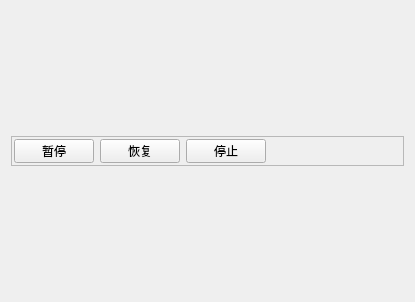
<?xml version="1.0" encoding="UTF-8"?>
<ui version="4.0">
 <class>PlayBackDlgClass</class>
 <widget class="QWidget" name="PlayBackDlgClass">
  <property name="geometry">
   <rect>
    <x>0</x>
    <y>0</y>
    <width>415</width>
    <height>302</height>
   </rect>
  </property>
  <property name="windowTitle">
   <string>PlayBackDlg</string>
  </property>
  <layout class="QVBoxLayout" name="verticalLayout">
   <item>
    <layout class="QHBoxLayout" name="horizontalLayout"/>
   </item>
   <item>
    <widget class="QFrame" name="frame_2">
     <property name="minimumSize">
      <size>
       <width>0</width>
       <height>30</height>
      </size>
     </property>
     <property name="maximumSize">
      <size>
       <width>16777215</width>
       <height>30</height>
      </size>
     </property>
     <property name="frameShape">
      <enum>QFrame::StyledPanel</enum>
     </property>
     <property name="frameShadow">
      <enum>QFrame::Raised</enum>
     </property>
     <layout class="QHBoxLayout" name="horizontalLayout_2">
      <property name="leftMargin">
       <number>2</number>
      </property>
      <property name="topMargin">
       <number>2</number>
      </property>
      <property name="rightMargin">
       <number>2</number>
      </property>
      <property name="bottomMargin">
       <number>2</number>
      </property>
      <item>
       <widget class="QPushButton" name="pb_pause">
        <property name="text">
         <string>暂停</string>
        </property>
       </widget>
      </item>
      <item>
       <widget class="QPushButton" name="pb_resume">
        <property name="text">
         <string>恢复</string>
        </property>
       </widget>
      </item>
      <item>
       <widget class="QPushButton" name="pb_stop">
        <property name="text">
         <string>停止</string>
        </property>
       </widget>
      </item>
      <item>
       <spacer name="horizontalSpacer">
        <property name="orientation">
         <enum>Qt::Horizontal</enum>
        </property>
        <property name="sizeHint" stdset="0">
         <size>
          <width>40</width>
          <height>20</height>
         </size>
        </property>
       </spacer>
      </item>
     </layout>
    </widget>
   </item>
  </layout>
 </widget>
 <layoutdefault spacing="6" margin="11"/>
 <resources/>
 <connections/>
</ui>
